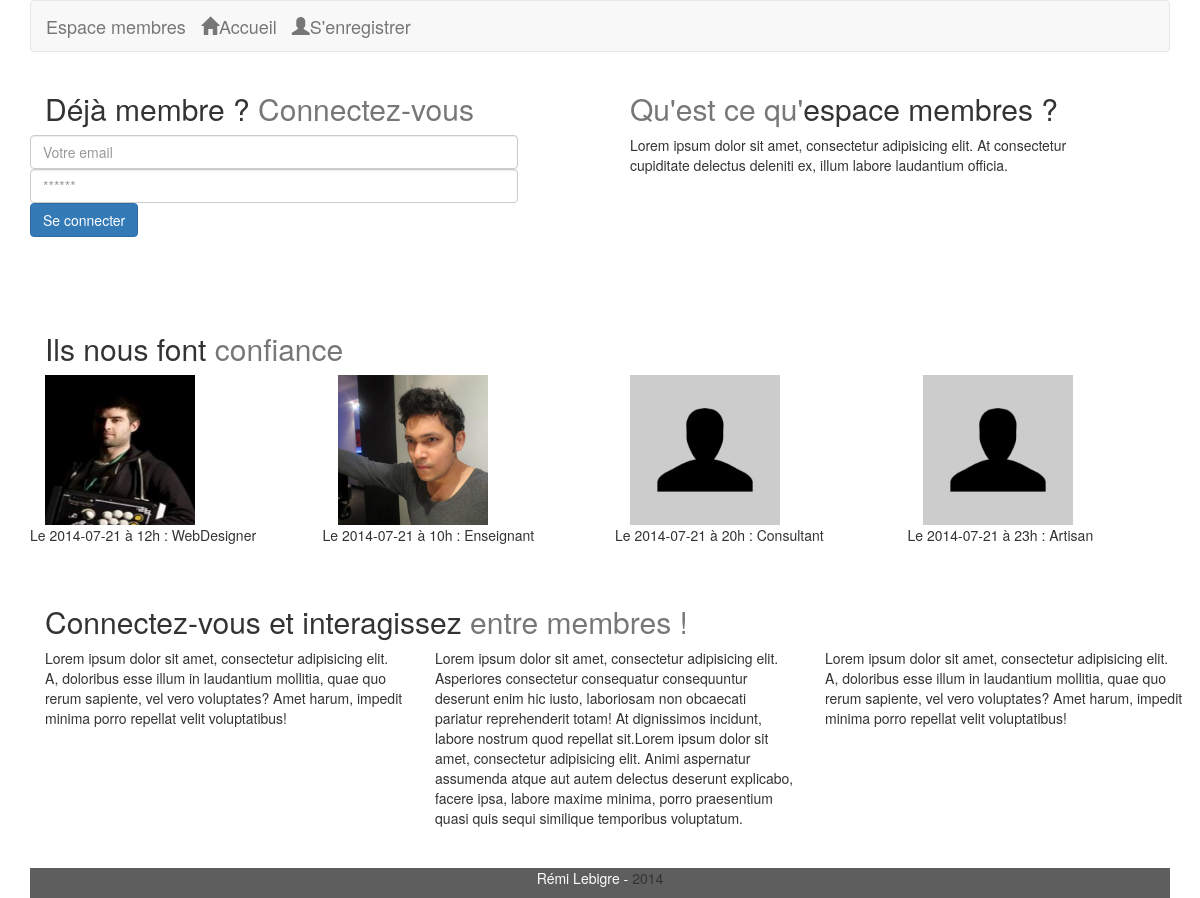
The page / on the database its author committed.
### tables this page shows
CREATE TABLE IF NOT EXISTS `user` (
  `email` varchar(50) NOT NULL,
  `gender` varchar(5) DEFAULT NULL,
  `firstname` varchar(50) DEFAULT NULL,
  `lastname` varchar(50) DEFAULT NULL,
  `password` varchar(100) DEFAULT NULL,
  `job` varchar(50) DEFAULT NULL,
  `registerdate` datetime DEFAULT NULL,
  `avatar` varchar(80) DEFAULT NULL,
  `id` int(11) NOT NULL AUTO_INCREMENT,
  PRIMARY KEY (`id`),
  UNIQUE KEY `email` (`email`)
);

### index.php (called while the page is built, shortened)
<?php
    require 'inc/conf.inc.php';
    new Controller();

### inc/conf.inc.php (called while the page is built, shortened)
<?php
    function autoloadItemsClass($sClassName)
    {
        $sFilePath = ROOT . 'src/' . str_replace('\\', '/',$sClassName) . '.class.php';
    }

### src/memberspace/model/dao/UserManager.class.php (called while the page is built, shortened)
<?php namespace memberspace\model\dao;
class UserManager
{
    private static function convertToObject($aUser)
    {
        $oUser = new User();
        $oUser->setEmail($aUser['email']);
        $oUser->setPassword($aUser['password']);
        $oUser->setLastName($aUser['lastname']);
        $oUser->setFirstName($aUser['firstname']);
        $oUser->setAvatar($aUser['avatar']);
        $oUser->setGender($aUser['gender']);
        $oUser->setJob($aUser['job']);
        $oUser->setRegisterDate($aUser['registerdate']);
        $oUser->setId($aUser['id']);
        return $oUser;
    }
    public static function getRandomNumberLimit($iLimit)
    {
        $sQuery = 'select * from user order by rand() limit ' . $iLimit . '';
        $aUsers = array();
        foreach (DBOperation::getAll($sQuery) as $aProduct) {
            $aUsers[] = self::convertToObject($aProduct);
        }
        return $aUsers;
    }
}

### src/memberspace/model/dao/DBOperation.class.php (called while the page is built, shortened)
<?php  namespace memberspace\model\dao;
    class DBOperation
    {
        private static $oDataBase = null;
        private static function init()
        {
            if (null === self::$oDataBase) {
                self::$oDataBase = new \PDO('mysql:host=' . self::HOST . ';dbname=' . self::NAME, self::USER, self::PWD);
                self::$oDataBase->exec("SET CHARACTER SET utf8");
                self::$oDataBase->setAttribute(\PDO::ATTR_DEFAULT_FETCH_MODE, \PDO::FETCH_ASSOC);
            }
        }
        public static function getAll($sQuery)
        {
            try {
                $aAll = array();
                foreach (self::$oDataBase->query($sQuery) as $aRow) {
                    $aAll[] = $aRow;
                }
            } catch (\PDOException $oPdoException) {
                echo 'PDO Exception : ' . $oPdoException->getMessage();
            }
            return $aAll;
        }
    }

### src/memberspace/model/User.class.php (called while the page is built, shortened)
<?php namespace memberspace\model;
    class User
    {
        private $sLastName;
        private $sFirstName;
        private $sJob;
        private $sRegisterDate;
        private $sAvatar;
        private $iId;
        public function setAvatar($sAvatar)
        {
            $this->sAvatar = addslashes($sAvatar);
        }
        public function getAvatar()
        {
            return $this->sAvatar;
        }
        public function setFirstName($sFirstName)
        {
            $this->sFirstName = ucfirst(addslashes($sFirstName));
        }
        public function getFirstName()
        {
            return $this->sFirstName;
        }
        public function setJob($sJob)
        {
            $this->sJob = addslashes($sJob);
        }
        public function getJob()
        {
            return $this->sJob;
        }
        public function setLastName($sLastName)
        {
            $this->sLastName = ucfirst(addslashes($sLastName));
        }
        public function getLastName()
        {
            return $this->sLastName;
        }
        public function getId()
        {
            return $this->iId;
        }
        public function setId($iId)
        {
            $this->iId = $iId;
        }
        public function setRegisterDate($sRegisterDate)
        {
            $this->sRegisterDate = $sRegisterDate;
        }
        public function getRegisterDate()
        {
            return $this->sRegisterDate;
        }
    }

### src/memberspace/view/layouts/site.randomsubscribed.layout.php (the view)
<div class="row">
    <?php foreach ($aUsers as $oUser): ?>
        <div class="col-md-3">
                <a href="index.php?page=member&id=<?= $oUser->getId() ?>">
                    <img class="avatar" src="<?= $oUser->getAvatar() ?>"
                         alt="<?= $oUser->getFirstName() ?><?= $oUser->getLastName() ?> "/>
                </a>
                <div class="row">
                    Le <?= substr($oUser->getRegisterDate(), 0, 11) ?> à <?= substr($oUser->getRegisterDate(), 11, 2) ?>h : <?= $oUser->getJob() ?>
                </div>
        </div>
    <?php endforeach; ?>
</div>

### stylesheets/main.css (style rules this page uses)
.avatar { width:150px; max-height:150px; }

### rows shown on the page
user: avatar (picture), registerdate "2014-07-21", registerdate "12", job "WebDesigner"
user: avatar (picture), registerdate "2014-07-21", registerdate "10", job "Enseignant"
user: avatar (picture), registerdate "2014-07-21", registerdate "20", job "Consultant"
user: avatar (picture), registerdate "2014-07-21", registerdate "23", job "Artisan"
